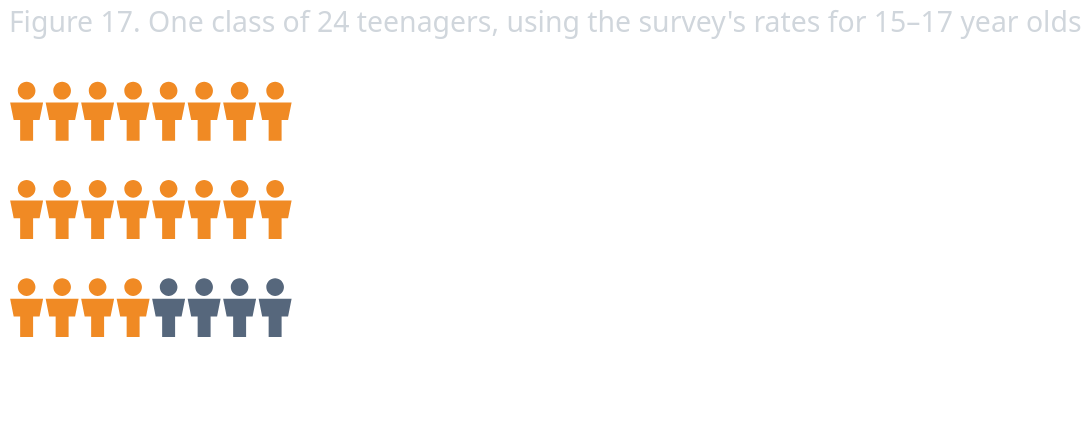

The specification (Vega-Lite) saved for this image:
### Vega-Lite specification from a JSON file in a GitHub repository (floating-point values rounded to 4 significant figures)
{"$schema": "https://vega.github.io/schema/vega-lite/v5.json", "description": "A class of 24 teenagers aged 15 to 17 using ABS NNPAS 2023 rates: 20 have a smartphone in their bedroom (82.9%), 2 are active every day (7.6%), none meet every movement guideline (0.6%).", "width": "container", "height": 250, "autosize": {"type": "fit-x", "contains": "padding"}, "params": [{"name": "measure", "value": "phone", "bind": {"input": "radio", "name": "Show", "options": ["phone", "active", "all"], "labels": ["Phone in bedroom", "Active every day", "Meet every guideline"]}}], "data": {"sequence": {"start": 0, "stop": 24, "as": "i"}}, "transform": [{"calculate": "datum.i % 8", "as": "col"}, {"calculate": "floor(datum.i / 8)", "as": "row"}, {"calculate": "measure == 'phone' ? 20 : measure == 'active' ? 2 : 0", "as": "n"}, {"calculate": "datum.i < datum.n", "as": "yes"}], "layer": [{"mark": {"type": "point", "shape": "M-0.3,-0.7a0.3,0.3 0 1,0 0.6,0a0.3,0.3 0 1,0 -0.6,0Z M-0.56,-0.3L0.56,-0.3L0.44,0.3L0.22,0.3L0.22,1L-0.22,1L-0.22,0.3L-0.44,0.3Z", "filled": true, "size": {"expr": "width < 420 ? 1100 : 2200"}, "opacity": 1, "strokeWidth": 0}, "encoding": {"x": {"field": "col", "type": "ordinal", "axis": null}, "y": {"field": "row", "type": "ordinal", "axis": null}, "color": {"condition": {"test": "datum.yes", "value": {"expr": "measure == 'phone' ? '#f08a24' : '#4fa8ec'"}}, "value": "#56677c"}}}, {"data": {"values": [{}]}, "mark": {"type": "text", "align": "left", "baseline": "top", "fontSize": 17, "fontWeight": "bold", "color": "#efe6d6", "x": 0, "y": 278}, "encoding": {"text": {"value": {"expr": "measure == 'phone' ? '20 of 24 have a smartphone in their bedroom (82.9%)' : measure == 'active' ? '2 of 24 are active for an hour every day (7.6%)' : 'None of the 24 meet every movement guideline (0.6%)'"}}}}], "config": {"font": "\"Source Sans 3\", \"Segoe UI\", sans-serif", "view": {"stroke": null}, "background": null}, "title": {"text": "Figure 17. One class of 24 teenagers, using the survey's rates for 15–17 year olds", "anchor": "start", "fontSize": 16, "fontWeight": 500, "color": "#d0d6dc", "font": "\"Source Sans 3\", \"Segoe UI\", sans-serif", "lineHeight": 20, "offset": 14}}
